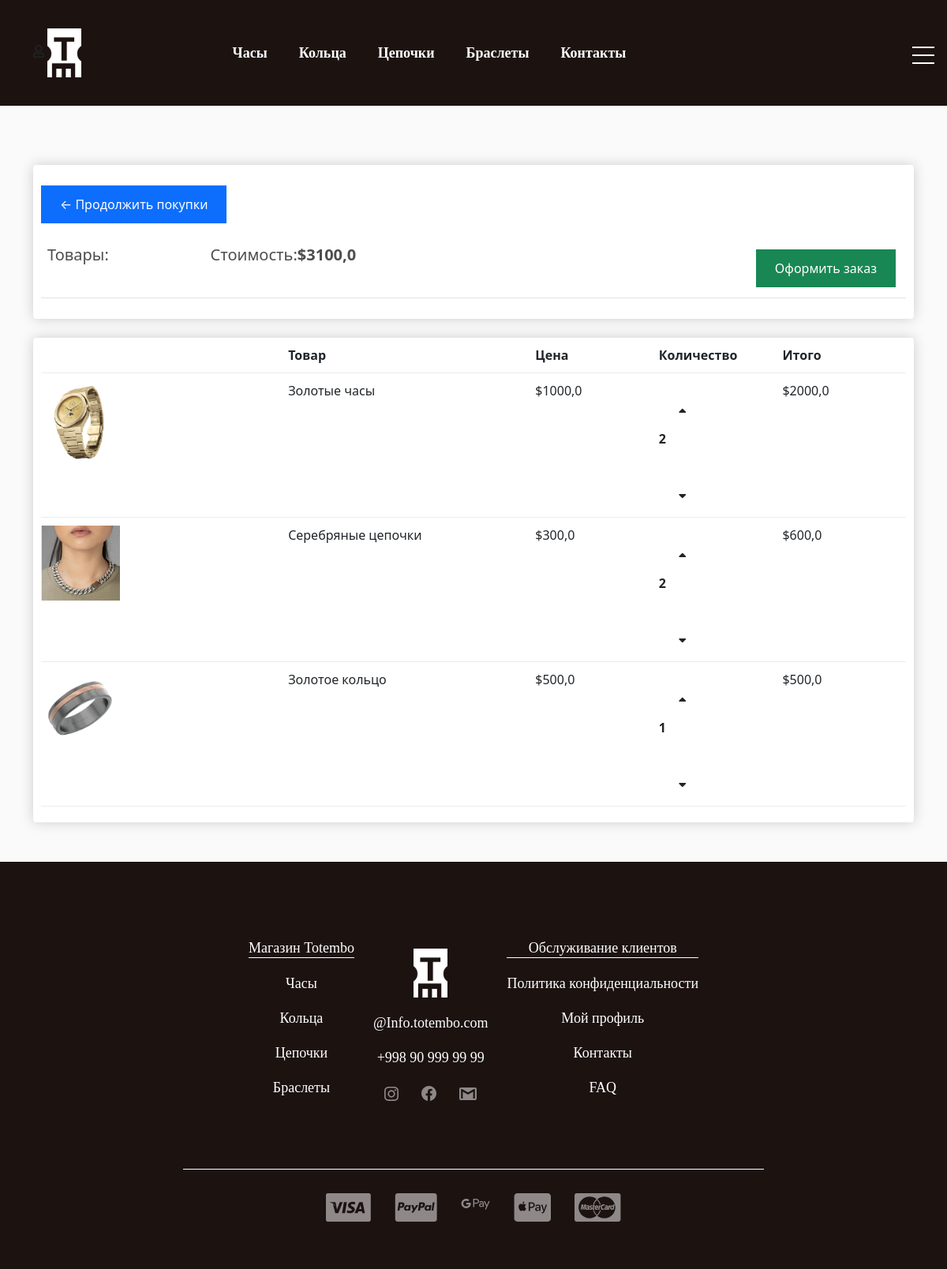
The app's page /cart/ (signed in) with its own data.
### store/models.py (models this page shows, shortened)
class Category(models.Model):
    title = models.CharField(max_length=255, unique=True) # unique=True--> nomi qaytarilmasin
    def get_absolute_url(self):
        return reverse('product_list_by_category', kwargs={'pk': self.pk})

class Order(models.Model):
    customer = models.ForeignKey(Customer, on_delete=models.SET_NULL, null=True, blank=True)
    date_ordered = models.DateTimeField(auto_now_add=True)
    complete = models.BooleanField(default=False)
    transaction_id = models.CharField(max_length=100, null=True)
    shipping = models.BooleanField(default=True)
    @property
    def cart_total_price(self):
        order_products = self.orderproduct_set.all()
        total = sum([product.total_price for product in order_products])
        return total
    @property
    def cart_products_quantity(self):
        order_products = self.orderproduct_set.all()
        total = sum([product.quantity for product in order_products])
        return total

class OrderProduct(models.Model):
    product = models.ForeignKey(Product, on_delete=models.SET_NULL, null=True, blank=True)
    order = models.ForeignKey(Order, on_delete=models.SET_NULL, null=True)
    quantity = models.IntegerField(default=0, null=True, blank=True)
    date_added = models.DateTimeField(auto_now_add=True)
    @property
    def total_price(self):
        total = self.product.price * self.quantity
        return total

class Product(models.Model):
    name = models.CharField(max_length=255)
    price = models.FloatField()                                 # narxni float ko'rinishida ko'rsatish yani $.sent
    image = models.ImageField(null=True, blank=True)
    created_at = models.DateTimeField(auto_now_add=True)
    description = models.TextField(default='Описания товара')
    quantity = models.PositiveIntegerField()
    is_published = models.BooleanField(default=True)
    category = models.ForeignKey(Category, on_delete=models.CASCADE)    # ForeignKey--> tepadagi Category classi bilan bog'lansin
    @property                                                                # buni yozsak return qilinganda qavusini berish shart emas
    def image_url(self):
        try:
            url = self.image.url
        except:
            url = 'https://sarus.uz/public/files/img/news_1528793026.jpg'
        return url

### store/views.py (the view)
# urls.py: path('cart/', cart, name='cart'),
def cart(request):
    data = cart_data(request)
    context = {
        'cart_products_quantity': data['cart_products_quantity'],
        'order': data['order'],
        'items': data['products']
    }
    return render(request, 'store/cart.html', context=context)

### store/templates/store/cart.html
{% extends 'base.html' %}
{% load static %}
{% block main %}
    <main>
        <div class="container" style="margin-bottom: 50px;">
            <div class="row">
                <div class="col-lg-12">
                    <div class="box-element">
                        <div style="margin-bottom: 20px;">
                            <a class="btn btn-primary" href="">&#x2190; Продолжить покупки</a>
                        </div>
                        <table class="table">
                            <tr>
                                <th>
                                    <h5>
                                        Товары: <strong> {{ order.cart_prducts_quantity }} </strong>
                                    </h5>
                                </th>
                                <th>
                                    <h5>
                                        Стоимость:<strong>${{ order.cart_total_price }}</strong>
                                    </h5>
                                </th>
                                <th>
                                    <a style="float:right; margin:5px;" class="btn btn-success" href="{% url 'checkout' %}">Оформить заказ</a>
                                </th>
                            </tr>
                        </table>
                    </div>
                    <br>
                    <div class="box-element">
                        <div class="cart-row">
                            <div style="flex:2"></div>
                            <div style="flex:2">
                                <strong>Товар</strong>
                            </div>
                            <div style="flex:1">
                                <strong>Цена</strong>
                            </div>
                            <div style="flex:1">
                                <strong>Количество</strong>
                            </div>
                            <div style="flex:1">
                                <strong>Итого</strong>
                            </div>
                        </div>
                        {% for item in items %}
                        <div class="cart-row">
                            <div style="flex:2">
                                <img class="row-image" src="{{ item.product.image_url }}">
                            </div>
                            <div style="flex:2">
                                <p>
                                    {{ item.product.name }}
                                </p>
                            </div>
                            <div style="flex:1">
                                <p>
                                    ${{ item.product.price }}
                                </p>
                            </div>
                            <div style="flex:1">
                                <div class="quantity d-flex flex-column">
                                    <a class="btn text-dark" href="{% url 'to_cart' product_id=item.product.pk action='add' %}">
                                        <i data-product="id"
                                           data-action="add"
                                           class="fas fa-sort-up chg-quantity update-cart">
                                        </i>
                                    </a>
                                <p class="quantity">
                                    {{ item.quantity }}
                                </p>
                                    <a class="btn text-dark" href="{% url 'to_cart' product_id=item.product.pk action='delete' %}">
                                        <i data-product="id"
                                           data-action="remove"
                                           class="fas fa-sort-down chg-quantity update-cart">
                                        </i>
                                    </a>
                                </div>
                            </div>
                            <div style="flex:1">
                                <p>
                                    ${{ item.total_price }}
                                </p>
                            </div>
                        </div>
                        {% endfor %}
                    </div>
                </div>
            </div>
        </div>
    </main>
{% endblock main %}

### templates/base.html (shortened to what this page needs)
{% load static %}
<!doctype html>
<html lang="ru">
<head>
    <link href="https://cdn.jsdelivr.net/npm/bootstrap@5.0.0-beta3/dist/css/bootstrap.min.css" rel="stylesheet"
>
    <link rel="stylesheet" href="{% static 'css/style.css' %}">
    <link rel="stylesheet" href="{% static 'css/all.min.css' %}">
    <link rel="stylesheet" href="{% static 'store/css/additional_style.css' %}">
    {% block carousel %}
    <link rel="stylesheet" href="{% static 'owl-carousel/css/owl.carousel.min.css' %}">
    <link rel="stylesheet" href="{% static 'owl-carousel/css/owl.theme.default.min.css' %}">
    {% endblock carousel %}
</head>
<body>
    {% block header %}
        {% include 'layout/header.html' %}
    {% endblock header %}
    {% block main %}
    {% endblock main %}
    {% block footer %}
        {% include 'layout/footer.html' %}
    {% endblock footer %}
</body>
</html>

### templates/layout/header.html (shortened to what this page needs)
{% load static %}
<header class="{% if 'category' in request.path %} mb-0 {% endif %}">
    <nav class="header_nav {% if 'category' in request.path %} mb-0 {% endif %} ">
        <div class="container">
            <div class="row align-items-center">
                <div class="col-auto">
                    <i class="far fa-user"></i>
                    <a href="{% url 'product_list' %}">
                        <img src="{% static 'images/header_logo.jpg' %}" alt="">
                    </a>
                </div>
                <div class="col-sm-8 col-lx-8 m-auto d-flex">
                    {% include 'components/_header_nav.html' %}
                </div>
            </div>
        </div>
        {% include 'components/_header_menu.html' %}
    </nav>
</header>

### templates/components/_header_nav.html (shortened to what this page needs)
{% load store_tags %}
{% get_categories as categories %}
<ul class="header_nav-menu d-flex justify-content-center flex-wrap text-center {% if 'category' in request.path %} border-dark {% endif %}">
    {% for category in categories %}
    <li class="header_nav-item">
        <a class="header_nav-link " href="{{ category.get_absolute_url }}">{{ category.title }}</a>
    </li>
    {% endfor %}
    <li class="header_nav-item mt-3 mt-lg-0">
        <a class="header_nav-link " href="#">Контакты</a>
    </li>
</ul>

### templates/components/_header_panel.html (shortened to what this page needs)
{% load store_tags %}

### templates/components/_header_menu.html (shortened to what this page needs)
{% load static %}
{% load store_tags %}
<div class="header_lx-panel">
    <div class="hamburger">
        <div></div>
    </div>
</div>

### templates/layout/footer.html (shortened to what this page needs)
{% load static %}
<footer>
    <div class="container">
        <div class="row flex-column flex-md-row justify-content-center align-items-center text-center">
            <div class="col-auto mt-2 mt-md-0">
                {% include 'components/_footer_nav_item.html' %}
            </div>
            <div class="col-auto mt-2 mt-md-0">
                <ul>
                    <li class="footer_nav-item">
                        <a href="">
                            <img src="{% static 'images/header_logo.jpg' %}" alt="">
                        </a>
                    </li>
                    <li class="footer_nav-item">
                        <a class="footer_nav-link" href="mailto: @Info.totembo.com">@Info.totembo.com</a>
                    </li>
                    <li class="footer_nav-item">
                        <a class="footer_nav-link" href="tel: +998909999999">+998 90 999 99 99</a>
                    </li>
                    <li class="footer_nav-item d-flex justify-content-around align-items-center">
                        <a class="footer_svg" href="">
                        </a>
                        <a class="footer_svg" href="">
                        </a>
                        <a class="footer_svg" href="">
                        </a>
                    </li>
                </ul>
            </div>
            <div class="col-auto mt-2 mt-md-0">
                <ul>
                    <li class="footer_nav-item_header"><a class="footer_nav-link_header" href="">Обслуживание
                        клиентов</a></li>
                    <li class="footer_nav-item"><a class="footer_nav-link" href="">Политика конфиденциальности</a></li>
                    {% if not request.user.is_authenticated %}
                    <li class="footer_nav-item"><a class="footer_nav-link" href="{% url 'user_form' %}">Создать
                        аккаунт</a></li>
                    {% else %}
                    <li class="footer_nav-item"><a class="footer_nav-link" href="{% url 'profile' %}">Мой профиль</a>
                    </li>
                    {% endif %}
                    <li class="footer_nav-item"><a class="footer_nav-link" href="">Контакты</a></li>
                    <li class="footer_nav-item"><a class="footer_nav-link" href="">FAQ</a></li>
                </ul>
            </div>
        </div>
        <div class="row justify-content-center">
            <div class="col-8">
                <ul class="footer_pay-block d-flex justify-content-center">
                    <li class="footer_pay-card footer_svg"><a href="">
                    </a></li>
                    <li class="footer_pay-card footer_svg"><a href="">
                    </a></li>
                    <li class="footer_pay-card footer_svg"><a href="">
                    </a></li>
                    <li class="footer_pay-card footer_svg"><a href="">
                    </a></li>
                    <li class="footer_pay-card footer_svg"><a href="">
                    </a></li>
                </ul>
            </div>
        </div>
    </div>
</footer>

### templates/components/_footer_nav_item.html
{% load store_tags %}
{% get_categories as categories %}
<ul class="">
    <li class="footer_nav-item_header">
        <a class="footer_nav-link_header" href="">Магазин Totembo</a>
    </li>
    {% for category in categories %}
    <li class="footer_nav-item">
        <a class="footer_nav-link" href="{{ category.get_absolute_url }}">{{ category.title }}</a>
    </li>
    {% endfor %}
</ul>

### records on screen
Category: title "Часы"
Category: title "Кольца"
Category: title "Цепочки"
Category: title "Браслеты"
Order: cart_total_price "3100,0"
OrderProduct: product.image_url (picture), product.name "Золотые часы", product.price "1000,0", quantity "2", total_price "2000,0"
OrderProduct: product.image_url (picture), product.name "Серебряные цепочки", product.price "300,0", quantity "2", total_price "600,0"
OrderProduct: product.image_url (picture), product.name "Золотое кольцо", product.price "500,0", quantity "1", total_price "500,0"
